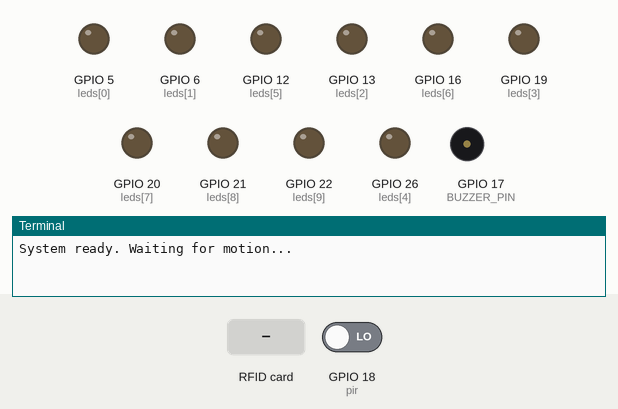
Recording of a program running on a simulated Raspberry Pi (BCM pin numbers). On the bench: output pins drawn as LEDs (lit = HIGH), buzzer (waves = sounding), the last lines printed to the terminal. The test bench sets the inputs (shaded band); at power-on: GPIO 18 (pir) LOW. The RFID card's data blocks start empty.

Above: at 1.2 s.
1.3 s: GPIO 18 (pir) driven HIGH
2.8 s: RFID card C7 71 FC 03 held to the reader
At 3.2 s:
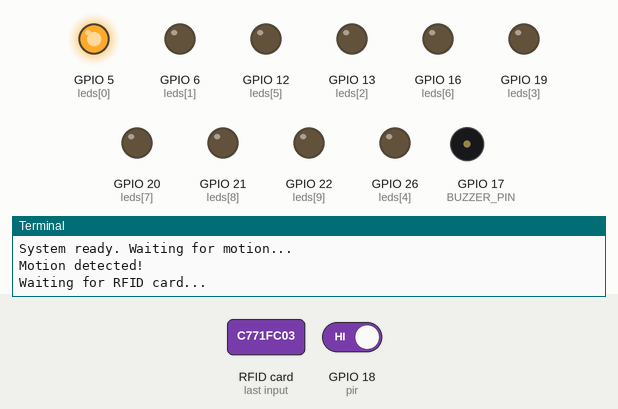
At 8.2 s:
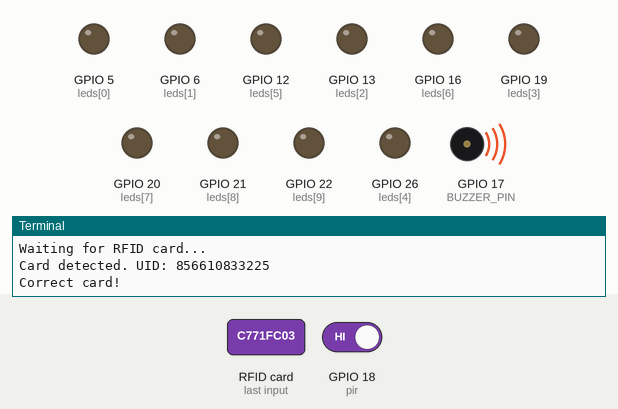
Timing chart, 0 to 9.8 s (numbered marks = the images above; inputs shaded):
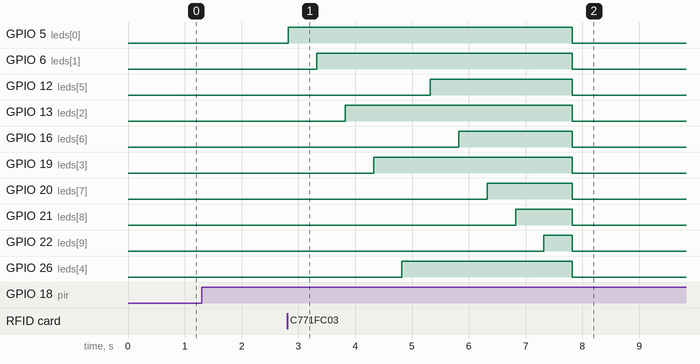

Measured:
- after the input at 2.8 s, GPIO 5 (leds[0]): LOW → HIGH at once, → LOW 5.0 s later; GPIO 6 (leds[1]): LOW → HIGH after 0.52 s, → LOW 4.5 s later; GPIO 12 (leds[5]): LOW → HIGH after 2.5 s, → LOW 2.5 s later; GPIO 13 (leds[2]): LOW → HIGH after 1.0 s, → LOW 4.0 s later; GPIO 16 (leds[6]): LOW → HIGH after 3.0 s, → LOW 2.0 s later

The program:

U5_all.py
```python
import RPi.GPIO as GPIO
import time
from mfrc522 import SimpleMFRC522
from gpiozero import LED,MotionSensor

# GPIO setup
GPIO.setmode(GPIO.BCM)

# Pin configuration
PIR_PIN = 18
LED_BAR_PINS = [5,6,13,19,26,12,16,20,21,22]
BUZZER_PIN = 17

# Setup pins
GPIO.setup(BUZZER_PIN, GPIO.OUT)

# Motion sensor
pir = MotionSensor(PIR_PIN)

# LEDS
leds = [LED(pin) for pin in LED_BAR_PINS]

# RFID reader
reader = SimpleMFRC522()

# Correct RFID UID
CORRECT_UID = 856610833225

def play_tone(frequency, duration):
    pwm = GPIO.PWM(BUZZER_PIN, frequency)
    pwm.start(50)  # 50% duty cycle
    time.sleep(duration)
    pwm.stop()

def led_bar_on(duration=5):
    step_time = duration / len(LED_BAR_PINS)
    for led in leds:
        led.on()       # Turn on LED
        time.sleep(step_time)     # Delay for visual effect
def led_bar_off():
    for led in leds:
        led.off()


try:
    print("System ready. Waiting for motion...")
    while True:
        if pir.motion_detected:
            print("Motion detected!")
            print("Waiting for RFID card...")

            id, text = reader.read()
            led_bar_on(5)
            print(f"Card detected. UID: {id}")
            led_bar_off()

            if id == CORRECT_UID:
                print("Correct card!")
                play_tone(1000, 0.5)  # High tone
            else:
                print("Wrong card!")
                play_tone(500, 0.5)   # Low tone

            time.sleep(2)  # Cooldown before next detection
        time.sleep(0.1)

except KeyboardInterrupt:
    print("Exiting program...")
    pass

finally:
    GPIO.cleanup()
```
